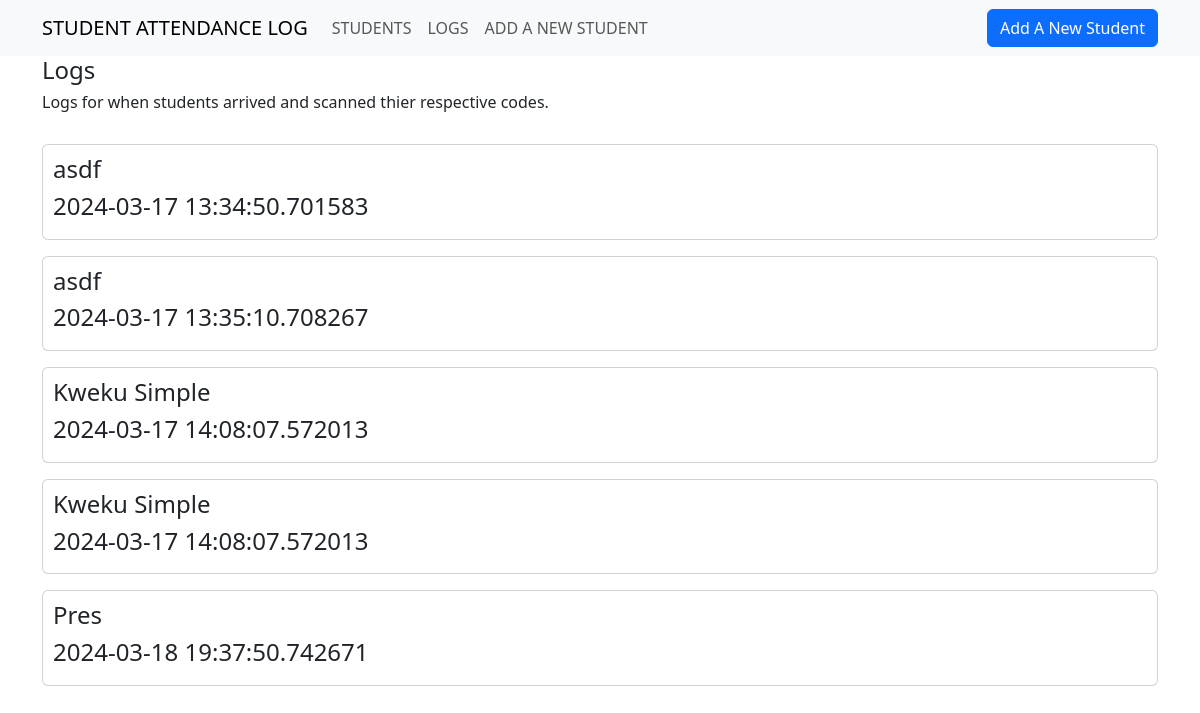
Page /logs on the earlier database version.
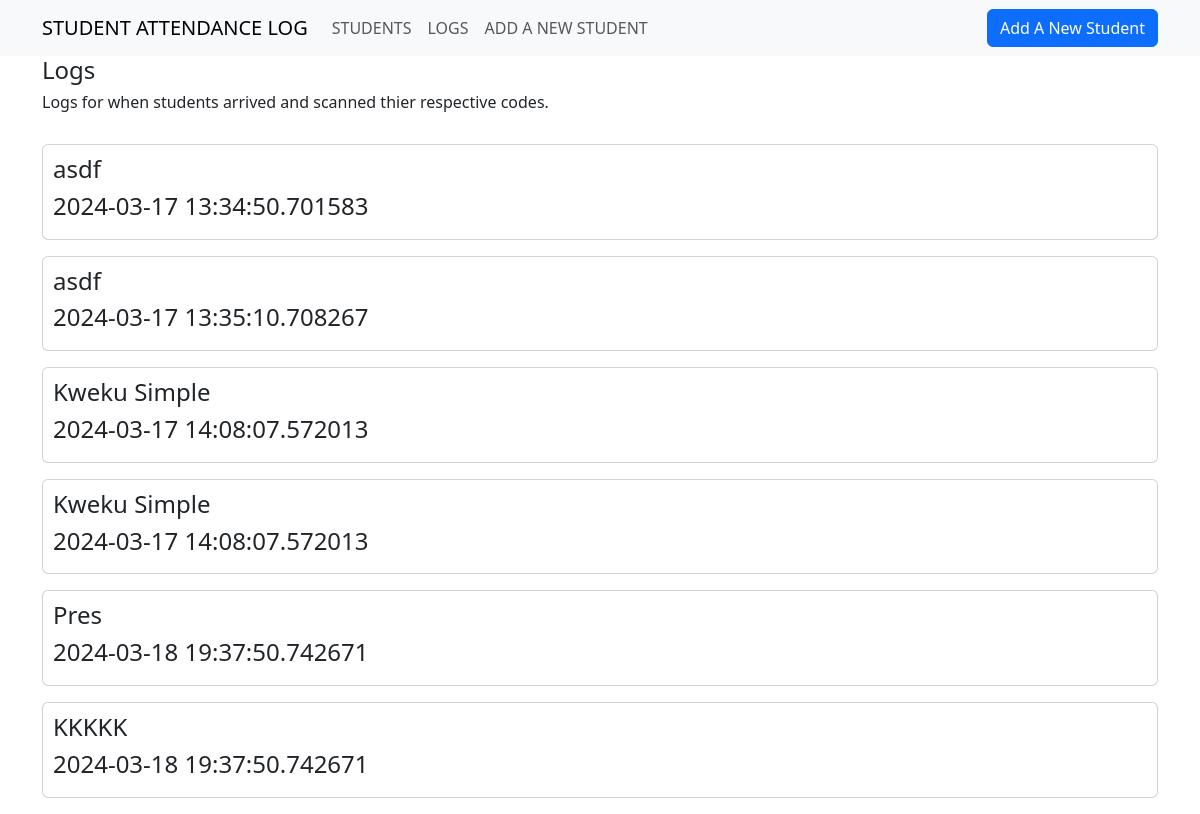
Same page on the later database version.
### app.py (models this page shows, shortened)
class Logs(db.Model):
    __tablename__ = 'studentData'
    id = db.Column(db.Integer,
                   primary_key=True)
    name = db.Column(db.String)
    time = db.Column(db.DateTime, default=datetime.datetime.utcnow())

### app.py (the view)
@app.route('/logs')
def logs():
    logs = Logs.query.all()
    return render_template('logs.html', logs=logs)

### templates/logs.html
{% extends "base.html" %}
{% block body %}
<div class="container">
<h4>Logs</h4>
                    <h6>Logs for when students arrived and scanned thier respective codes.</h6>
                    <br/>
                    {% for log in logs %}
                        <div class="card mb-3">
                            <h4>{{log.name}}</h4>
                            <h4>{{log.time}}</h4>
                        </div>
                    {% endfor %}
</div>
{% endblock %}

Differences in the rows shown:
added Logs: name "KKKKK", time "2024-03-18 19:37:50.742671"
